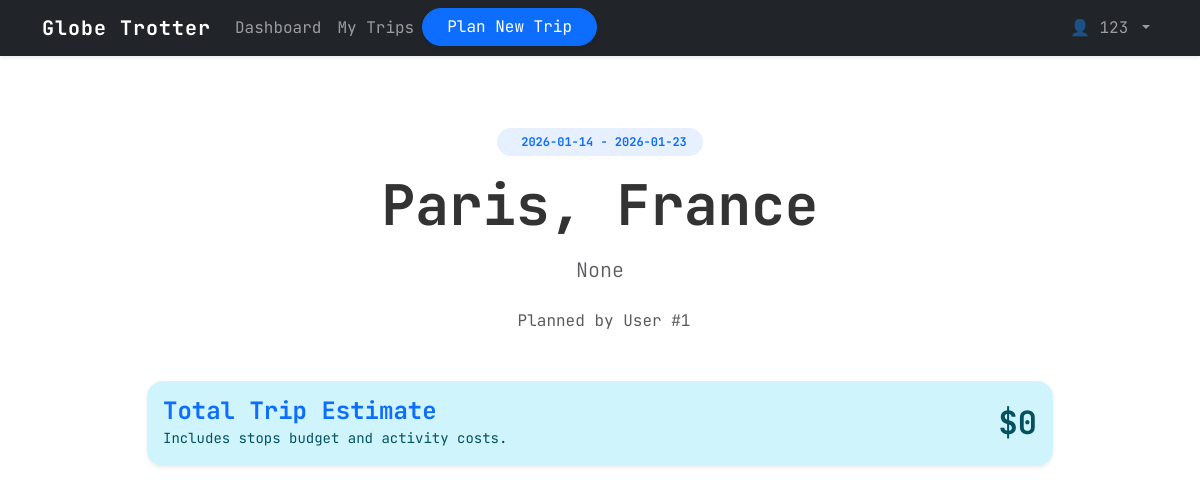
The page /trip/1/public (signed in) on the database its author committed.
### tables this page shows
CREATE TABLE trips (
    id INTEGER PRIMARY KEY AUTOINCREMENT,
    user_id INTEGER NOT NULL,
    location TEXT NOT NULL,
    start_date TEXT NOT NULL,
    end_date TEXT NOT NULL,
    created_at DATETIME DEFAULT CURRENT_TIMESTAMP, description TEXT, budget_limit REAL DEFAULT 0.0, is_public BOOLEAN DEFAULT 0,
    FOREIGN KEY (user_id) REFERENCES users(id)
);

### app.py (the view, shortened to what this page needs)
@app.route('/trip/<int:trip_id>/public')
def public_trip_view(trip_id):
    conn = get_db()
    trip = conn.execute("SELECT * FROM trips WHERE id = ?", (trip_id,)).fetchone()
    if not trip:
        conn.close()
        return "Trip not found", 404
    is_owner = 'user_id' in session and session['user_id'] == trip['user_id']
    if not trip['is_public'] and not is_owner:
        conn.close()
        return "This trip is private.", 403
    stops = conn.execute("SELECT * FROM itinerary_stops WHERE trip_id = ? ORDER BY start_date", (trip_id,)).fetchall()
    stops_data = []
    total_cost = 0
    conn.close()
    return render_template('itinerary_view.html', trip=trip, stops=stops_data, is_owner=is_owner, total_cost=total_cost)

### app.py (called while the page is built)
def get_db():
    conn = sqlite3.connect(DB_NAME)
    conn.row_factory = sqlite3.Row
    return conn

### templates/itinerary_view.html (shortened to what this page needs)
{% extends "base.html" %}
{% block styles %}
<link rel="stylesheet" href="{{ url_for('static', filename='css/itinerary_view.css') }}">
{% endblock %}
{% block content %}
<div class="container py-5">
    <div class="row justify-content-center">
        <div class="col-lg-10">
            <div class="text-center mb-5">
                <span class="badge bg-primary bg-opacity-10 text-primary rounded-pill px-3 py-2 mb-3">
                     {{ trip.start_date }} - {{ trip.end_date }}
                </span>
                <h1 class="fw-bold display-4 mb-3">{{ trip.location }}</h1>
                <p class="lead text-muted mx-auto" style="max-width: 600px;">{{ trip.description }}</p>
                <div class="d-flex justify-content-center gap-3 mt-4">
                    <div class="d-flex align-items-center text-muted">
                        <span>Planned by User #{{ trip.user_id }}</span>
                    </div>
                </div>
            </div>
            {% if is_owner %}
            <div class="alert alert-info border-0 rounded-4 shadow-sm mt-5">
                <div class="d-flex justify-content-between align-items-center">
                    <div>
                        <h4 class="fw-bold mb-0 text-primary">Total Trip Estimate</h4>
                        <small>Includes stops budget and activity costs.</small>
                    </div>
                    <h2 class="fw-bold mb-0">${{ total_cost }}</h2>
                </div>
            </div>
            {% endif %}
        </div>
    </div>
</div>
{% endblock %}

### static/css/itinerary_view.css (style rules this page uses)
.text-primary { color: #0d6efd !important; }
body { color: #333; background-color: #ffffff; }

### templates/base.html (style rules this page uses)
body { background-color: #f8f9fa; font-family: 'JetBrains Mono', monospace; }
h1, h2, h3, h4, h5, h6, .btn, .nav-link { font-family: 'JetBrains Mono', monospace; }

### rows shown on the page
trips: start_date "2026-01-14", end_date "2026-01-23", location "Paris, France", user_id "1"

### other values the page prints
{{ session.get('user_name') }} "123"
{{ trip.description }} "None"
{{ total_cost }} "0"
